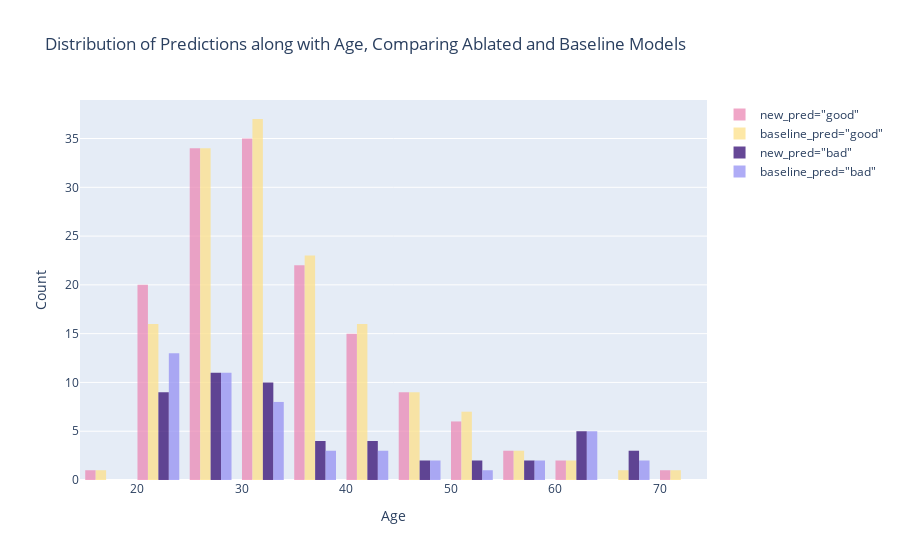

Notebook source saved alongside this figure:
### Markdown cell above
##### a. Distribution of Predictions by New Model

### Code cell
# visualize the results
fig = go.Figure()
fig.add_trace(go.Histogram(
    x=val_full[val_full['Risk_pred(protected=Age, model=RF)']=='good']['Age'],
    marker_color='#EB89B5',
    opacity=0.75,
    name='new_pred="good"'
))
fig.add_trace(go.Histogram(
    x=val_full[val_full[pred_col]=='good']['Age'],
    marker_color='#FDE18A',
    opacity=0.75,
    name='baseline_pred="good"'
))
fig.add_trace(go.Histogram(
    x=val_full[val_full['Risk_pred(protected=Age, model=RF)']=='bad']['Age'],
    marker_color='#330C73',
    opacity=0.75,
    name='new_pred="bad"'
))
fig.add_trace(go.Histogram(
    x=val_full[val_full[pred_col]=='bad']['Age'],
    marker_color='#9591F3',
    opacity=0.75,
    name='baseline_pred="bad"'
))
fig.update_layout(
    title_text='Distribution of Predictions along with Age, Comparing Ablated and Baseline Models',
    xaxis_title='Age',
    yaxis_title='Count'
)
fig.write_image('../results/anti-classification-age.png', scale=3)
fig.show()

### Figure 1 — Plotly figure (JSON) as saved in the notebook; plotly's stock layout.template omitted (floating-point values rounded to 4 significant figures; data arrays with more than 128 entries replaced by an {"elided": "..."} marker saying what was removed)
{"data": [{"marker": {"color": "#EB89B5"}, "name": "new_pred=\"good\"", "opacity": 0.75, "type": "histogram", "x": {"elided": "148 int values"}}, {"marker": {"color": "#FDE18A"}, "name": "baseline_pred=\"good\"", "opacity": 0.75, "type": "histogram", "x": {"elided": "150 int values"}}, {"marker": {"color": "#330C73"}, "name": "new_pred=\"bad\"", "opacity": 0.75, "type": "histogram", "x": [29, 26, 42, 28, 68, 32, 31, 32, 29, 23, 22, 31, 33, 22, 63, 29, 35, 29, 23, 23, 31, 24, 50, 42, 32, 60, 31, 29, 53, 28, 23, 59, 61, 22, 39, 27, 57, 63, 28, 27, 34, 35, 30, 23, 65, 63, 43, 47, 43, 37, 46, 65]}, {"marker": {"color": "#9591F3"}, "name": "baseline_pred=\"bad\"", "opacity": 0.75, "type": "histogram", "x": [29, 26, 23, 43, 28, 24, 32, 31, 32, 29, 23, 22, 24, 31, 33, 22, 63, 29, 29, 23, 24, 50, 42, 32, 60, 29, 28, 26, 23, 59, 61, 22, 39, 27, 24, 57, 63, 23, 27, 34, 35, 30, 23, 65, 63, 43, 47, 37, 46, 65]}], "layout": {"title": {"text": "Distribution of Predictions along with Age, Comparing Ablated and Baseline Models"}, "xaxis": {"title": {"text": "Age"}}, "yaxis": {"title": {"text": "Count"}}}}
